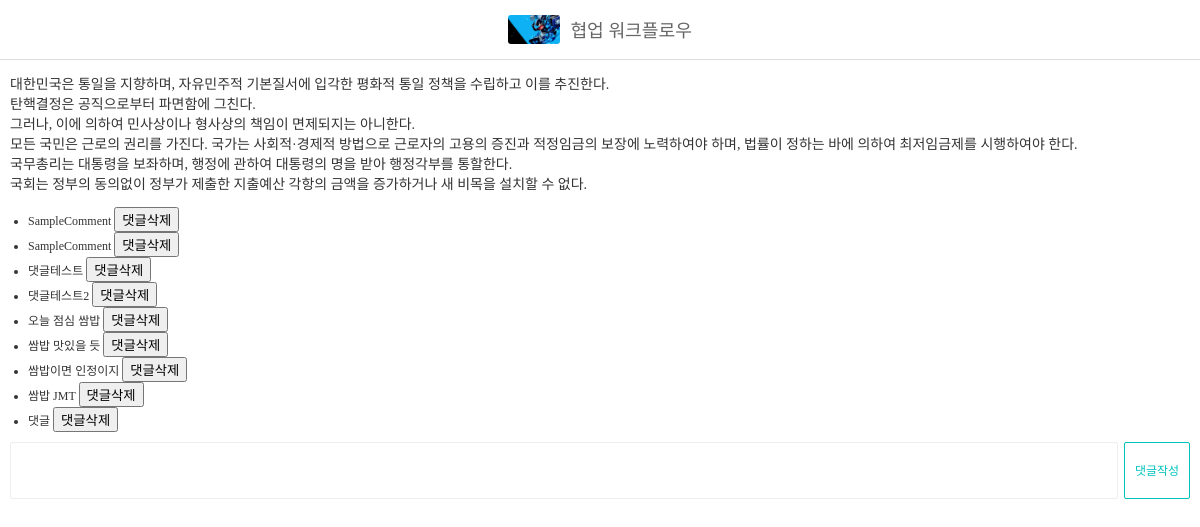
The app's page /posts/1/ with its own data.
### blog/models.py (models this page shows, shortened)
class Post(models.Model):
    title = models.CharField("포스트 제목", max_length=100)
    content = models.TextField("포스트 내용")
    thumbnail = models.ImageField("썸네일 이미지", upload_to="post", blank=True)

class Comment(models.Model):
    post = models.ForeignKey(Post, on_delete=models.CASCADE)
    content = models.TextField("댓글 내용")

### blog/views.py (the view)
# urls.py: path("posts/<int:post_id>/", views.post_detail),
def post_detail(request, post_id):
    post = Post.objects.get(id=post_id) # id값이 URL에서 받은 post_id 값인 Post객체
    if request.method == "POST": # method가 POST일 때
        comment_content = request.POST["comment"] #textarea의 name 속성값(comment)를 가져옴
        Comment.objects.create(
            post=post, content=comment_content)
    context = {
        "post" : post
    }
    return render(request, "post_detail.html", context)

### blog/templates/post_detail.html (shortened to what this page needs)
{% load static %}
<!DOCTYPE html>
<html lang="ko">
    <head>
        <link rel="stylesheet" href="{% static 'css/style.css' %}">
    </head>
    <body>
        <div id="navbar">
            {% if post.thumbnail %}
            <img src="{{ post.thumbnail.url }}">
            {% endif %}
            <span>{{ post.title }}</span>
        </div>
        <div id="post-detail">
            <p>{{ post.content|linebreaksbr }}</p>
            <ul class="comments">
                {% for comment in post.comment_set.all %}
                <li class="comment">
                    {{ comment.content }}
                    <button type="delete" button_size="50%">댓글삭제</button>
                </li>
                {% empty %}
                <li class="comment-empty">아직 댓글이 없습니다</li>
                {% endfor %}
            </ul>
            <form method="POST">
                <textarea name="comment"></textarea>
                <button type="submit" class="btn btn-primary">댓글작성</button>
            </form>
        </div>
    </body>
</html>

### static/css/style.css (style rules this page uses)
ul, ol { list-style: none; padding: 0; margin: 0; }
html { margin: 0; font-family: "Noto Sans KR", serif; font-weight: 300; font-size: 14px; color: #333; height: 100%; }
body { margin: 0; height: 100%; }
#navbar { position: fixed; top: 0; width: 100%; z-index: 999; display: flex; flex-direction: row; flex-wrap: nowrap; justify-content: center; align-items: center; background-color: rgba(255, 255, 255, 0.9); color: #666; font-size: 1.3rem; height: 59px; border-bottom: 1px solid #ddd; }
#navbar > span { margin-top: -2px; }
#navbar img { height: 29.5px; border-radius: 3px; margin-right: 10px; }
.btn { width: 66px; height: 30px; line-height: 25px; background-color: #fff; border-radius: 15px; transition-duration: 0.3s; transition-timing-function: ease; font-size: 12px; cursor: pointer; text-align: center; }
.btn-primary { border: 1px solid #00c3bd; color: #00c3bd; }
ul.comments { font-size: 12px; }
ul.comments > li.comment { list-style: disc; margin-left: 1.5em; }
#post-detail { padding: 59px 10px; }
#post-detail > form { width: 100%; margin-top: 10px; display: flex; }
#post-detail > form > textarea { border: 1px solid #eee; padding: 10px; box-sizing: border-box; resize: none; border-radius: 2px; flex-grow: 1; margin-right: 6px; }
#post-detail > form > button { height: 57px; line-height: 50px; border-radius: 2px; }

### records on screen
Post: thumbnail (picture), title "협업 워크플로우", content "대한민국은 통일을 지향하며, 자유민주적 기본질서에 입각한 평화적 통일 정책을 수립하고 이를 추진한다. 탄핵결정은 공직으로부터 파면함에 그친다. 그러나, 이에 의하여 민사상이나 형사상의 책임이 면제되지는 아니한다. 모든 국민은 근로의 권리를 가진다. 국가는 사회적·경제적 방법으로 근로자의 고용의 증진과 적정임금의 보장에 노력하여야 하며, 법률이 정하는 바에 의하여 최저임금제를 시행하여야 한다. 국무총리는 대통령을 보좌하며, 행정에 관하여 대통령의 명을 받아 행정각부를 통할한다. 국회는 정부의 동의없이 정부가 제출한 지출예산 각항의 금액을 증가하거나 새 비목을 설치할 수 없다."
Comment: content "SampleComment"
Comment: content "SampleComment"
Comment: content "댓글테스트"
Comment: content "댓글테스트2"
Comment: content "오늘 점심 쌈밥"
Comment: content "쌈밥 맛있을 듯"
Comment: content "쌈밥이면 인정이지"
Comment: content "쌈밥 JMT"
Comment: content "댓글"
